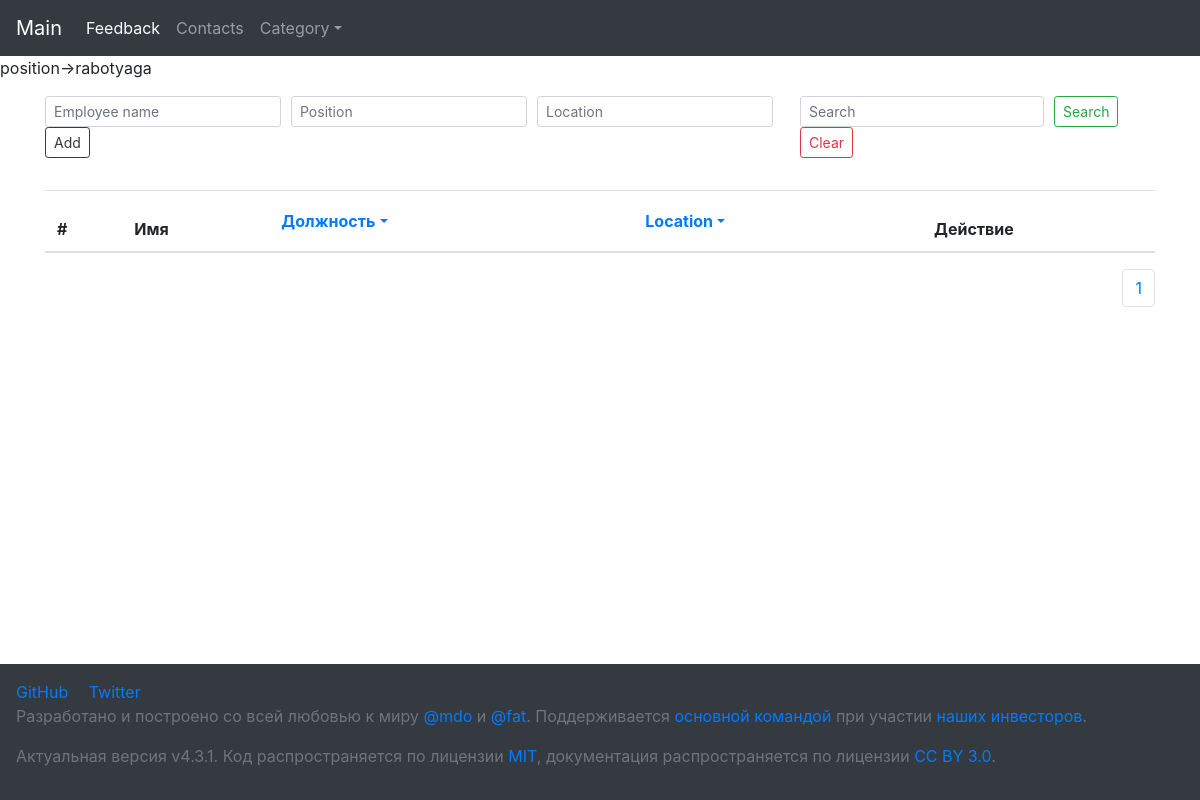
The app's page /templates/request.php/?position=rabotyaga, older data.
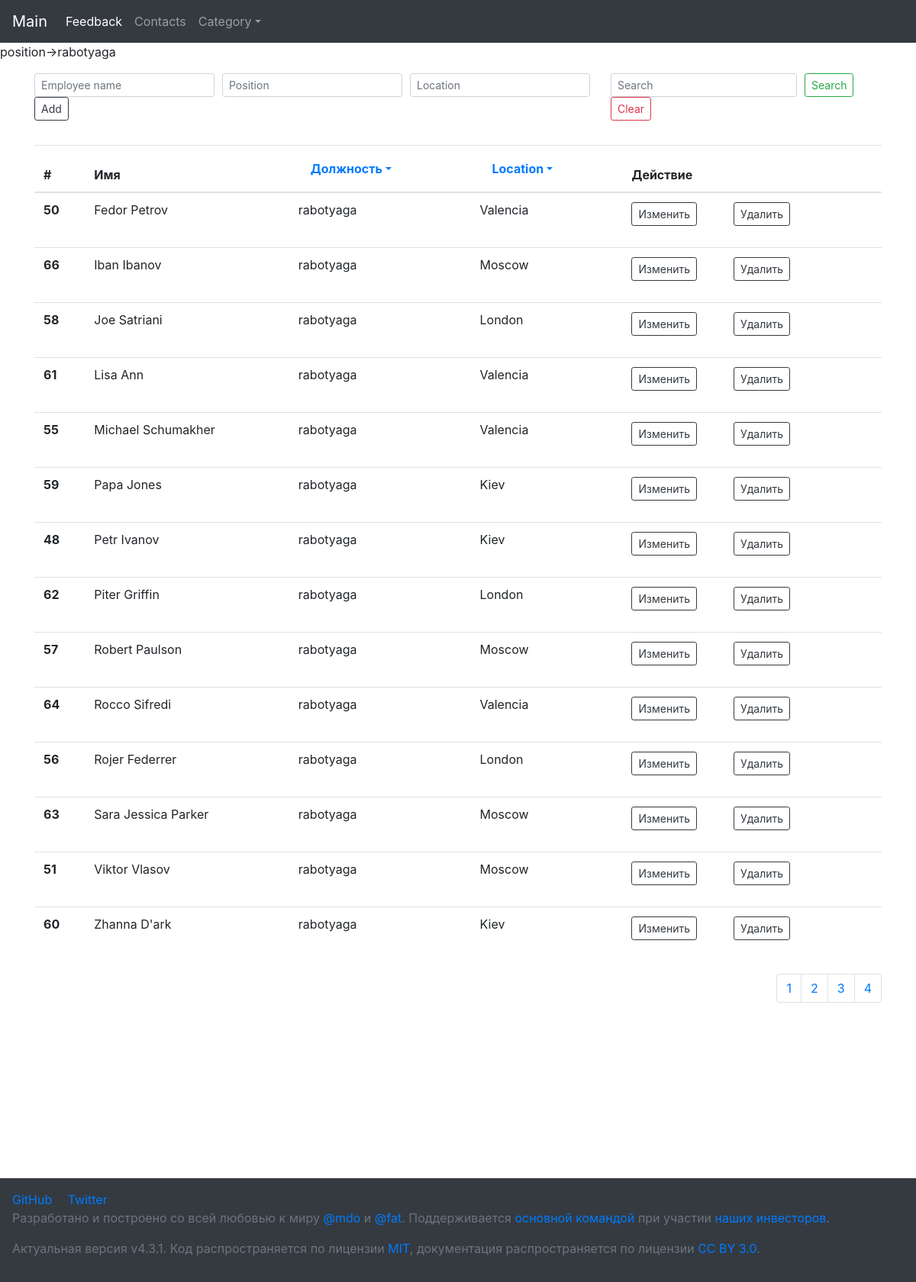
The same page, newer data.
### tables this page shows
CREATE TABLE `planets` (
  `id` tinyint(1) UNSIGNED NOT NULL,
  `name` varchar(50) NOT NULL,
  `position` varchar(50) NOT NULL,
  `location` varchar(50) NOT NULL
);

### templates/request.php (the view, shortened to what this page needs)
<?php require "../config_db.php" ?>
<?php require "header.php" ?>
<?php
$keyword = $_GET['search'];
$city = $_GET['city'];
$position = $_GET['position'];
foreach($_GET as $key=>$value){
    echo $key ."->". $value ;
}
$html     = NULL;
$limit    = 5;
$start    = isset($_GET['start'])   ? intval($_GET['start'])   : 0;
if ($city) {
    $stmt = $pdo->prepare("SELECT * FROM planets WHERE  location = ?  ORDER BY name");
    $stmt->bindParam(1, $city, PDO::PARAM_STR, 12);
    $stmt->execute();
    $array = $stmt->fetchAll(PDO::FETCH_ASSOC);
} else if ($position) {
    $stmt = $pdo->prepare("SELECT * FROM planets WHERE  position = ?  ORDER BY name");
    $stmt->bindParam(1, $position, PDO::PARAM_STR, 12);
    $stmt->execute();
    $array = $stmt->fetchAll(PDO::FETCH_ASSOC);
} else if ($keyword) {
    $stmt = $pdo->prepare("SELECT * FROM planets WHERE  name LIKE LOWER('%" . $keyword . "%')
                       OR position LIKE LOWER('%" . $keyword  . "%') OR location LIKE LOWER('%" . $keyword  . "%') ORDER BY name");
    $stmt->execute();
    $array = $stmt->fetchAll(PDO::FETCH_ASSOC);
} else {
    $sth = $pdo->prepare("SELECT * FROM `planets` LIMIT $start,$limit ");
    $sth->execute();
    $array = $sth->fetchAll(PDO::FETCH_ASSOC);
    $allItems = $sth->fetch(PDO::FETCH_OBJ)->count;
    var_dump($sth);
}
?>
<div class="container my-3">
    <div class="row">
        <div class="col-8">
            <form action="add.php" method="POST">
                <div class="align-items-center form-row">
                    <div class="col-auto">
                        <input id="name" name="name" type="text" class="form-control form-control-sm" placeholder="Employee name">
                    </div>
                    <div class="col-auto">
                        <input id="position" name="position" type="text" class="form-control form-control-sm" placeholder="Position">
                    </div>
                    <div class="col-auto">
                        <input id="location" name="location" type="text" class="form-control form-control-sm" placeholder="Location">
                    </div>
                    <div class="col-auto">
                        <button name="submit" type="submit" class="btn btn-outline-dark btn-sm">Add</button>
                    </div>
                </div>
            </form>
        </div>
        <div class="col-4">
            <form action="request.php" class="align-items-center form-row">
                <div class="align-items-center form-row">
                    <div class="col-auto">
                        <input class="form-control mr-sm-2 form-control-sm" type="text" maxlength="15" id="search" name="search" required placeholder="Search" value="<?php if (isset($_GET['search'])) echo $_GET['search']; ?>">
                    </div>
                    <div class="col-auto">
                        <button class="btn btn-outline-success btn-sm my-2 my-sm-0" type="submit">Search</button>
                    </div>
                    <div class="col-auto">
                        <button class="btn btn-outline-danger btn-sm my-2 my-sm-0" type="reset" onclick="location.href = '/templates/request.php'">Clear</button>
                    </div>
                </div>
            </form>
        </div>
    </div>
    <table class="my-table table table-hover table-gray my-3">
        <thead>
            <tr>
                <th scope="col">#</th>
                <th scope="col">Имя</th>
                <th scope="col">
                    <a class="nav-link dropdown-toggle" data-toggle="dropdown" href="#" role="button" aria-haspopup="true" aria-expanded="false">Должность</a>
                </th>
                <th scope="col">
                    <a class="nav-link dropdown-toggle" data-toggle="dropdown" href="#" role="button" aria-haspopup="true" aria-expanded="false">Location</a>
                </th>
                <th scope="col">Действие</th>
            </tr>
        </thead>
        <tbody>
            <?php foreach ($array as $row) { ?>
                <tr>
                    <th scope="row"> <?php echo $row['id'] . "\n"; ?> </th>
                    <td> <?php echo $row['name'] . "\n"; ?> </td>
                    <td> <?php echo $row['position'] . "\n", "<br>"; ?> </td>
                    <td> <?php echo $row['location'] . "\n", "<br>"; ?> </td>
                    <td>
                        <div class="form-small">
                            <form action="update.php" method="GET">
                                <button name="submit" type="submit" class="mr-5 btn btn-outline-dark btn-sm">Изменить</button></a>
                            </form>
                            <form action="delete.php?id=<?php echo $row['id'] ?>" method="POST">
                                <button name="submit" type="submit" class="btn btn-outline-dark btn-sm">Удалить</button></a>
                            </form>
                        </div>
                    </td>
                </tr>
            <?php } ?>
        </tbody>
    </table>
    <?php
    $sth = $pdo->prepare("SELECT COUNT(*) as count FROM planets");
    $sth->execute();
    $allItems = $sth->fetch(PDO::FETCH_OBJ)->count;
    $pageCount = ceil( $allItems / $limit);
    for( $i = 0; $i < $pageCount; $i++ ) {
        $html .= '<li class="page-item"><a class="page-link" href="/templates/request.php?'  . '&start=' . ($i * $limit)  . '">' . ($i + 1)  . '</a></li>';
    }
    echo '<ul class="pagination justify-content-end">' . $html . '</ul>';
    ?>
</div>
<?php require "footer.php" ?>

### templates/header.php (shortened to what this page needs)
<head>
    <link rel="stylesheet" href="https://stackpath.bootstrapcdn.com/bootstrap/4.3.1/css/bootstrap.min.css"
>
    <link rel="stylesheet" href="/style.css">
</head>
<body>
    <nav class="navbar navbar-expand-md navbar-dark bg-dark fixed-top ">
        <a class="navbar-brand" href="/index.php">Main</a>
        <div class="collapse navbar-collapse" id="navbarsExampleDefault">
            <ul class="navbar-nav mr-auto">
                <li class="nav-item active">
                    <a class="nav-link" href="feedback.php">Feedback <span class="sr-only">(current)</span></a>
                </li>
                <li class="nav-item">
                    <a class="nav-link" href="contacts.php">Contacts</a>
                </li>
                <li class="nav-item dropdown">
                    <a class="nav-link dropdown-toggle" data-toggle="dropdown" href="#" role="button"
                        aria-haspopup="true" aria-expanded="false">Category</a>
                </li>
            </ul>
        </div>
    </nav>

### templates/footer.php (shortened to what this page needs)
<footer class="bd-footer text-muted fixed-bottom bg-dark">
  <div class="container-fluid p-1 p-md-3">
      <a class="mr-3" rel="nofollow noopener" target="_blank" href="https://github.com/twbs/bootstrap">GitHub</a>
      <a rel="nofollow noopener" target="_blank" href="https://twitter.com/getbootstrap">Twitter</a>
    <p>Разработано и построено со всей любовью к миру <noindex><a href="https://twitter.com/mdo" rel="nofollow noopener" target="_blank">@mdo</a></noindex> и <noindex><a href="https://twitter.com/fat" rel="nofollow noopener" target="_blank">@fat</a></noindex>. Поддерживается <noindex><a href="https://github.com/orgs/twbs/people" rel="nofollow noopener" target="_blank">основной командой </a></noindex> при участии <noindex><a href="https://github.com/twbs/bootstrap/graphs/contributors" rel="nofollow noopener" target="_blank">наших инвесторов</a></noindex>.</p>
    <p>Актуальная версия v4.3.1. Код распространяется по лицензии <noindex><a href="https://github.com/twbs/bootstrap/blob/master/LICENSE" rel="nofollow noopener license" target="_blank">MIT</a></noindex>, документация распространяется по лицензии <noindex><a href="https://creativecommons.org/licenses/by/3.0/" rel="nofollow noopener license" target="_blank">CC BY 3.0</a></noindex>.</p>
  </div>
</footer>

### style.css (style rules this page uses)
body { padding-top: 56px; padding-bottom: 350px; }
.form-small { display: flex; }
.my-table th, td { vertical-align: center !important; }

Row changes from the older to the newer data that the page shows:
added planets: id "50", name "Fedor Petrov", position "rabotyaga", location "Valencia"
added planets: id "66", name "Iban Ibanov", position "rabotyaga", location "Moscow"
added planets: id "58", name "Joe Satriani", position "rabotyaga", location "London"
added planets: id "61", name "Lisa Ann", position "rabotyaga", location "Valencia"
added planets: id "55", name "Michael Schumakher", position "rabotyaga", location "Valencia"
added planets: id "59", name "Papa Jones", position "rabotyaga", location "Kiev"
added planets: id "48", name "Petr Ivanov", position "rabotyaga", location "Kiev"
added planets: id "62", name "Piter Griffin", position "rabotyaga", location "London"
added planets: id "57", name "Robert Paulson", position "rabotyaga", location "Moscow"
added planets: id "64", name "Rocco Sifredi", position "rabotyaga", location "Valencia"
added planets: id "56", name "Rojer Federrer", position "rabotyaga", location "London"
added planets: id "63", name "Sara Jessica Parker", position "rabotyaga", location "Moscow"
added planets: id "51", name "Viktor Vlasov", position "rabotyaga", location "Moscow"
added planets: id "60", name "Zhanna D'ark", position "rabotyaga", location "Kiev"
Text that changed along with them:
new list line: "2"
new list line: "3"
new list line: "4"
